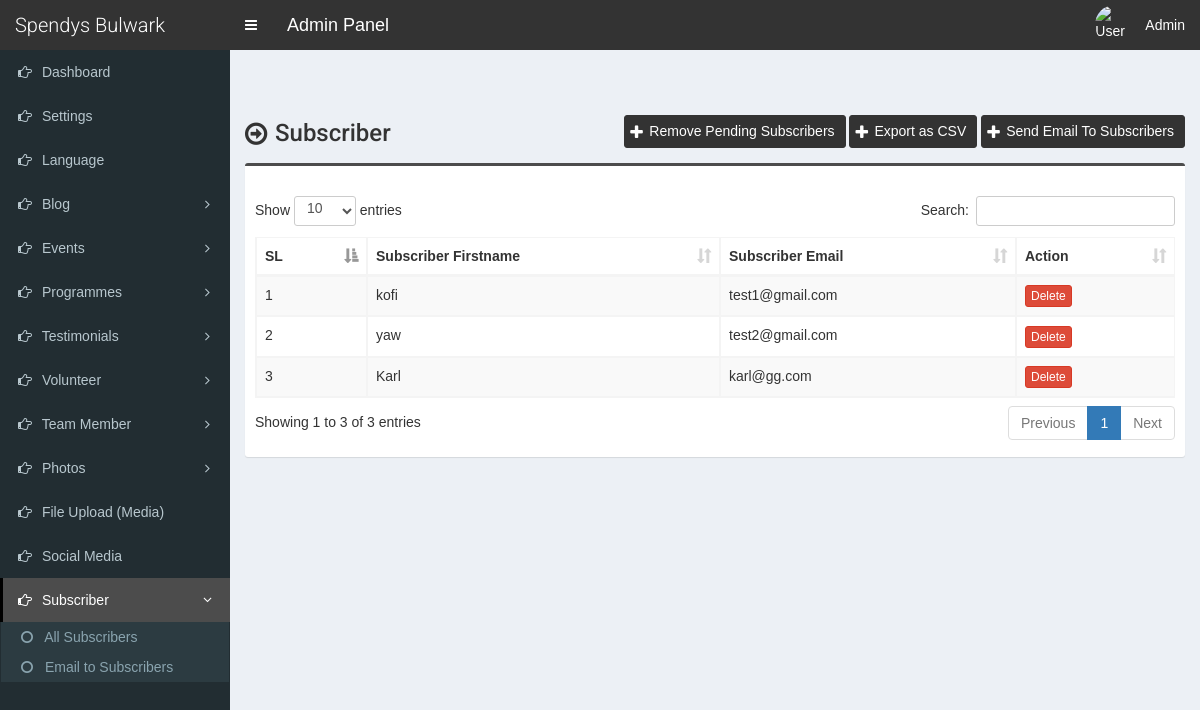
/subscriber.php (signed in), run on the app's committed database.
### tables this page shows
CREATE TABLE `tbl_settings` (
  `id` int(11) NOT NULL,
  `logo` varchar(255) NOT NULL,
  `favicon` varchar(255) NOT NULL,
  `footer_about` mediumtext NOT NULL,
  `footer_copyright` mediumtext NOT NULL,
  `contact_address` mediumtext NOT NULL,
  `contact_email` varchar(255) NOT NULL,
  `contact_phone` varchar(255) NOT NULL,
  `contact_fax` varchar(255) NOT NULL,
  `contact_map_iframe` mediumtext NOT NULL,
  `total_recent_news_footer` int(10) NOT NULL,
  `total_popular_news_footer` int(10) NOT NULL,
  `total_recent_news_sidebar` int(11) NOT NULL,
  `total_popular_news_sidebar` int(11) NOT NULL,
  `total_recent_news_home_page` int(11) NOT NULL,
  `meta_title_home` mediumtext NOT NULL,
  `meta_keyword_home` mediumtext NOT NULL,
  `meta_description_home` mediumtext NOT NULL,
  `home_title_service` varchar(255) NOT NULL,
  `home_subtitle_service` varchar(255) NOT NULL,
  `home_status_service` varchar(10) NOT NULL,
  `home_title_team_member` varchar(255) NOT NULL,
  `home_subtitle_team_member` varchar(255) NOT NULL,
  `home_status_team_member` varchar(10) NOT NULL,
  `home_title_testimonial` varchar(255) NOT NULL,
  `home_subtitle_testimonial` varchar(255) NOT NULL,
  `home_status_testimonial` varchar(10) NOT NULL,
  `home_photo_testimonial` varchar(255) NOT NULL,
  `home_title_news` varchar(255) NOT NULL,
  `home_subtitle_news` varchar(255) NOT NULL,
  `home_status_news` varchar(10) NOT NULL,
  `home_title_partner` varchar(255) NOT NULL,
  `home_subtitle_partner` varchar(255) NOT NULL,
  `home_status_partner` varchar(10) NOT NULL,
  `mod_rewrite` varchar(10) NOT NULL,
  `newsletter_title` varchar(255) NOT NULL,
  `newsletter_text` mediumtext NOT NULL,
  `newsletter_photo` varchar(255) NOT NULL,
  `newsletter_status` varchar(10) NOT NULL,
  `banner_search` varchar(255) NOT NULL,
  `banner_category` varchar(255) NOT NULL,
  `counter_1_title` varchar(255) NOT NULL,
  `counter_1_value` varchar(10) NOT NULL,
  `counter_2_title` varchar(255) NOT NULL,
  `counter_2_value` varchar(10) NOT NULL,
  `counter_3_title` varchar(255) NOT NULL,
  `counter_3_value` varchar(10) NOT NULL,
  `counter_4_title` varchar(255) NOT NULL,
  `counter_4_value` varchar(10) NOT NULL,
  `counter_photo` varchar(255) NOT NULL,
  `counter_status` varchar(10) NOT NULL,
  `color` varchar(10) NOT NULL,
  `preloader` varchar(3) NOT NULL,
  `active_editor` varchar(40) NOT NULL,
  `website_name` varchar(255) NOT NULL,
  `home_about_title` varchar(200) NOT NULL,
  `home_about_img` varchar(200) NOT NULL,
  `home_about_content` varchar(2000) NOT NULL
);

CREATE TABLE `tbl_subscriber` (
  `subs_id` int(11) NOT NULL,
  `subs_email` varchar(255) NOT NULL,
  `subs_name` varchar(255) NOT NULL,
  `subs_date` varchar(100) NOT NULL,
  `subs_date_time` varchar(100) NOT NULL,
  `subs_hash` varchar(255) NOT NULL,
  `subs_active` int(11) NOT NULL DEFAULT 1
);

### subscriber.php (the view, shortened to what this page needs)
<?php require_once('./inc/header.php'); ?>
<section class="content-header">
    <div class="content-header-left">
        <h1>Subscriber</h1>
    </div>
    <div class="content-header-right">
        <a href="subscriber-remove.php" class="btn btn-primary btn-sm">Remove Pending Subscribers</a>
        <a href="subscriber-csv.php" class="btn btn-primary btn-sm">Export as CSV</a>
        <a href="subscriber-email.php" class="btn btn-primary btn-sm">Send Email To Subscribers</a>
    </div>
</section>
<section class="content">
    <div class="row">
        <div class="col-md-12">
            <div class="box box-info">
                <div class="box-body table-responsive">
                    <table id="example1" class="table table-bordered table-striped">
                        <thead>
                            <tr>
                                <th>SL</th>
                                <th>Subscriber Firstname</th>
                                <th>Subscriber Email</th>
                                <th>Action</th>
                            </tr>
                        </thead>
                        <tbody>
                            <?php
                            $i = 0;
                            $statement = $pdo->prepare("SELECT * FROM tbl_subscriber WHERE subs_active=1");
                            $statement->execute();
                            $result = $statement->fetchAll(PDO::FETCH_ASSOC);
                            foreach ($result as $row) {
                                $i++;
                            ?>
                                <tr>
                                    <td><?php echo $i; ?></td>
                                    <td><?php echo $row['subs_name']; ?></td>
                                    <td><?php echo $row['subs_email']; ?></td>
                                    <td>
                                        <a href="#" class="btn btn-danger btn-xs" data-href="subscriber-delete.php?id=<?php echo $row['subs_id']; ?>" data-toggle="modal" data-target="#confirm-delete">Delete</a>
                                    </td>
                                </tr>
                            <?php
                            }
                            ?>
                        </tbody>
                    </table>
                </div>
            </div>
</section>
<?php require_once('./inc/footer.php'); ?>

### inc/header.php (shortened to what this page needs)
<?php
include('./database/config.php');
$q = $pdo->prepare("SELECT * FROM tbl_settings WHERE id=?");
$q->execute([1]);
$res = $q->fetchAll();
foreach ($res as $row) {
	$active_editor = $row['active_editor'];
	$website_name = $row['website_name'];
}
?>
<!DOCTYPE html>
<html>
<head>
	<link rel="stylesheet" href="css/bootstrap.min.css">
	<link rel="stylesheet" href="css/font-awesome.min.css">
	<link rel="stylesheet" href="css/ionicons.min.css">
	<link rel="stylesheet" href="css/datepicker3.css">
	<link rel="stylesheet" href="css/all.css">
	<link rel="stylesheet" href="css/select2.min.css">
	<link rel="stylesheet" href="css/dataTables.bootstrap.css">
	<link rel="stylesheet" href="css/jquery.fancybox.css">
	<link rel="stylesheet" href="css/AdminLTE.min.css">
	<link rel="stylesheet" href="css/_all-skins.min.css">
	<link rel="stylesheet" href="css/on-off-switch.css">
	<link rel="stylesheet" href="css/sb-admin.css">
	<?php if ($active_editor == 'Summernote') : ?>
		<link rel="stylesheet" href="css/summernote.css">
	<?php endif; ?>
	<link rel="stylesheet" href="css/style.css">
</head>
<body class="hold-transition fixed skin-blue sidebar-mini">
	<div class="wrapper">
		<header class="main-header">
			<a href="index.php" class="logo">
				<span class="logo-lg"><?php echo $website_name; ?></span>
			</a>
			<nav class="navbar navbar-static-top">
				<a href="#" class="sidebar-toggle" data-toggle="offcanvas" role="button">
				</a>
				<span style="float:left;line-height:50px;color:#fff;padding-left:15px;font-size:18px;">Admin Panel</span>
				<div class="navbar-custom-menu">
					<ul class="nav navbar-nav">
						<li class="dropdown user user-menu">
							<a href="#" class="dropdown-toggle" data-toggle="dropdown">
								<img src="../assets/uploads/<?php echo $_SESSION['user']['photo']; ?>" class="user-image" alt="User Image">
								<span class="hidden-xs"><?php echo 'Admin'; ?></span>
							</a>
						</li>
					</ul>
				</div>
			</nav>
		</header>
		<?php $cur_page = substr($_SERVER["SCRIPT_NAME"], strrpos($_SERVER["SCRIPT_NAME"], "/") + 1); ?>
		<aside class="main-sidebar">
			<section class="sidebar">
				<ul class="sidebar-menu">
					<li class="treeview <?php if ($cur_page == 'index.php') {
											echo 'active';
										} ?>">
						<a href="index.php">
							<i class="fa fa-hand-o-right"></i> <span>Dashboard</span>
						</a>
					</li>
					<li class="treeview <?php if (($cur_page == 'settings.php')) {
											echo 'active';
										} ?>">
						<a href="settings.php">
							<i class="fa fa-hand-o-right"></i> <span>Settings</span>
						</a>
					</li>
					<li class="treeview <?php if (($cur_page == 'language.php')) {
											echo 'active';
										} ?>">
						<a href="language.php">
							<i class="fa fa-hand-o-right"></i> <span>Language</span>
						</a>
					</li>
					<li class="treeview <?php if (($cur_page == 'category-add.php') || ($cur_page == 'category.php') || ($cur_page == 'category-edit.php') || ($cur_page == 'blog-add.php') || ($cur_page == 'blog.php') || ($cur_page == 'blog-edit.php') || ($cur_page == 'comment.php')) {
											echo 'active';
										} ?>">
						<a href="#">
							<i class="fa fa-hand-o-right"></i>
							<span>Blog</span>
							<span class="pull-right-container">
								<i class="fa fa-angle-left pull-right"></i>
							</span>
						</a>
					</li>
					<li class="treeview <?php if (($cur_page == 'event-category-add.php') || ($cur_page == 'event-category.php') || ($cur_page == 'event-category-edit.php') || ($cur_page == 'event-add.php') || ($cur_page == 'events.php') || ($cur_page == 'event-edit.php')) {
											echo 'active';
										} ?>">
						<a href="#">
							<i class="fa fa-hand-o-right"></i>
							<span>Events</span>
							<span class="pull-right-container">
								<i class="fa fa-angle-left pull-right"></i>
							</span>
						</a>
					</li>
					<li class="treeview <?php if (($cur_page == 'programme-category-add.php') || ($cur_page == 'programme-category.php') || ($cur_page == 'Programme-category-edit.php') || ($cur_page == 'programme-add.php') || ($cur_page == 'programme.php') || ($cur_page == 'programme-edit.php')) {
											echo 'active';
										} ?>">
						<a href="#">
							<i class="fa fa-hand-o-right"></i>
							<span>Programmes</span>
							<span class="pull-right-container">
								<i class="fa fa-angle-left pull-right"></i>
							</span>
						</a>
					</li>
					<li class="treeview <?php if (($cur_page == 'testimonials-category.php') || ($cur_page == 'testimonials-category-edit.php') || ($cur_page == 'testimonials-add.php') || ($cur_page == 'testimonials.php') || ($cur_page == 'testimonials-edit.php')) {
											echo 'active';
										} ?>">
						<a href="#">
							<i class="fa fa-hand-o-right"></i>
							<span>Testimonials</span>
							<span class="pull-right-container">
								<i class="fa fa-angle-left pull-right"></i>
							</span>
						</a>
					</li>
					<li class="treeview <?php if (($cur_page == 'volunteer-category.php') || ($cur_page == 'volunteer-category-edit.php') || ($cur_page == 'volunteer-add.php') || ($cur_page == 'volunteer.php') || ($cur_page == 'volunteer-edit.php')) {
											echo 'active';
										} ?>">
						<a href="#">
							<i class="fa fa-hand-o-right"></i>
							<span>Volunteer</span>
							<span class="pull-right-container">
								<i class="fa fa-angle-left pull-right"></i>
							</span>
						</a>
					</li>
					<li class="treeview <?php if (($cur_page == 'designation-add.php') || ($cur_page == 'designation.php') || ($cur_page == 'designation-edit.php') || ($cur_page == 'team-member-add.php') || ($cur_page == 'team-member.php') || ($cur_page == 'team-member-edit.php')) {
											echo 'active';
										} ?>">
						<a href="#">
							<i class="fa fa-hand-o-right"></i>
							<span>Team Member</span>
							<span class="pull-right-container">
								<i class="fa fa-angle-left pull-right"></i>
							</span>
						</a>
					</li>
					<li class="treeview <?php if (($cur_page == 'photo-category-add.php') || ($cur_page == 'photo-category.php') || ($cur_page == 'photo-category-edit.php') || ($cur_page == 'photo-add.php') || ($cur_page == 'photo.php') || ($cur_page == 'photo-edit.php') || ($cur_page == 'video-category-add.php') || ($cur_page == 'video-category.php') || ($cur_page == 'video-category-edit.php') || ($cur_page == 'video-add.php') || ($cur_page == 'video.php') || ($cur_page == 'video-edit.php')) {
											echo 'active';
										} ?>">
						<a href="#">
							<i class="fa fa-hand-o-right"></i>
							<span>Photos</span>
							<span class="pull-right-container">
								<i class="fa fa-angle-left pull-right"></i>
							</span>
						</a>
					</li>
					<li class="treeview <?php if (($cur_page == 'file-add.php') || ($cur_page == 'file.php') || ($cur_page == 'file-edit.php')) {
											echo 'active';
										} ?>">
						<a href="file.php">
							<i class="fa fa-hand-o-right"></i> <span>File Upload (Media)</span>
						</a>
					</li>
					<li class="treeview <?php if (($cur_page == 'social-media.php')) {
											echo 'active';
										} ?>">
						<a href="social-media.php">
							<i class="fa fa-hand-o-right"></i> <span>Social Media</span>
						</a>
					</li>
					<li class="treeview <?php if (($cur_page == 'subscriber.php') || ($cur_page == 'subscriber-email.php')) {
											echo 'active';
										} ?>">
						<a href="#">
							<i class="fa fa-hand-o-right"></i>
							<span>Subscriber</span>
							<span class="pull-right-container">
								<i class="fa fa-angle-left pull-right"></i>
							</span>
						</a>
						<ul class="treeview-menu">
							<li><a href="subscriber.php"><i class="fa fa-circle-o"></i> All Subscribers</a></li>
							<li><a href="subscriber-email.php"><i class="fa fa-circle-o"></i> Email to Subscribers</a></li>
						</ul>
					</li>
				</ul>
			</section>
		</aside>
		<div class="content-wrapper">

### css/sb-admin.css (style rules this page uses)
body { margin-top: 50px; }

### css/style.css (style rules this page uses)
body { font-size: 14px; height: 100%; background-color: #F7F7F7; font-family: var(--source-sans); }
.navbar-nav>.user-menu .user-image { width: 40px; height: 40px; margin-top: -10px; }
.content-header>h1, .content-header .content-header-left h1 { font-family: 'Roboto', sans-serif; }
.main-header .logo { text-align: left; }
.main-header .logo .logo-lg { font-family: 'Roboto', sans-serif; }
.box-info { padding-top: 20px; }
.sidebar-menu li.active>a>.pull-right-container>.fa-angle-left { -webkit-transform: rotate(90deg); -ms-transform: rotate(90deg); -o-transform: rotate(90deg); transform: rotate(90deg); }
.sidebar-menu li>a>.pull-right-container>.fa-angle-left:before { content: "\f105"; }
.content-header { overflow: hidden; }
.content-header .content-header-left { float: left; padding-top: 5px; }
.content-header .content-header-right { float: right; }
.content-header .content-header-left h1 { margin-top: 0; margin-bottom: 0; padding-left: 30px; font-size: 24px; position: relative; }
.content-header .content-header-left h1:before { position: absolute; top: 0; left: 0; font-family: 'FontAwesome', sans-serif; font-size: 26px; content: '\f18e'; }
.content-header .content-header-right a { position: relative; padding-left: 24px; font-size: 14px; }
.content-header .content-header-right a:before { position: absolute; top: 4px; left: 5px; font-family: 'FontAwesome', sans-serif; font-size: 16px; content: '\f067'; }
.skin-blue .sidebar-menu>li:hover>a, .skin-blue .sidebar-menu>li.active>a { color: #fff; background: #3c8dbc; border-left-color: #3c8dbc; }
.skin-blue .main-header .logo, .skin-blue .main-header .logo:hover, .skin-blue .main-header .navbar, .skin-blue .main-header .navbar .sidebar-toggle:hover { background-color: #333333; }
.skin-blue .sidebar-menu>li:hover>a, .skin-blue .sidebar-menu>li.active>a { background-color: #4c4c4c; border-left-color: #000000; }
.box.box-info { border-top-color: #4c4c4c; }
.content-header .content-header-right a { background-color: #333333; border-color: #333333; }
.sidebar-menu .treeview-menu>li>a { font-size: 14px; }

### data on the page
tbl_settings: website_name "Spendys Bulwark"
tbl_subscriber: subs_name "kofi", subs_email "test1@gmail.com"
tbl_subscriber: subs_name "yaw", subs_email "test2@gmail.com"
tbl_subscriber: subs_name "Karl", subs_email "karl@gg.com"
